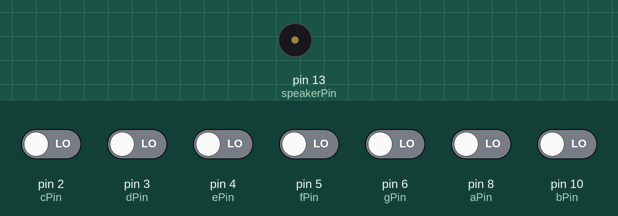
Simulated run of this sketch. Board: Arduino Uno, built with avr-gcc and run on an emulated ATmega328P. On the bench: buzzer (waves = sounding). The inputs (shaded band) are chosen by the test bench; at power-on: pin 2 (cPin), pin 3 (dPin), pin 4 (ePin), pin 5 (fPin), pin 6 (gPin), pin 8 (aPin), pin 10 (bPin) LOW.

Above: at 1.2 s.
1.3 s: pin 2 (cPin) driven HIGH
At 1.7 s:
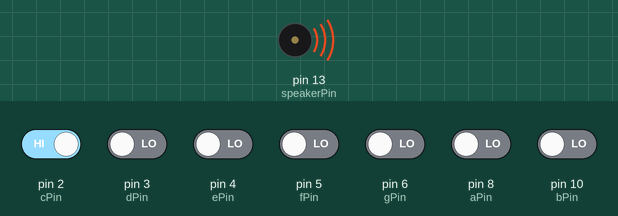
Timing chart, 0 to 4.3 s (numbered marks = the images above; inputs shaded):
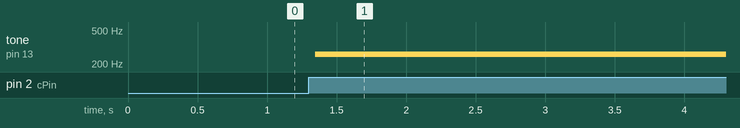

The sketch:

CMajorScale.ino
```cpp
int cPin = 2;
int dPin = 3;
int ePin = 4;
int fPin = 5;
int gPin = 6;
int aPin = 8;
int bPin = 10;
int speakerPin = 13;


void setup( ) {
  pinMode(cPin, INPUT);
  pinMode(dPin, INPUT);
  pinMode(ePin, INPUT);
  pinMode(fPin, INPUT);
  pinMode(gPin, INPUT);
  pinMode(aPin, INPUT);
  pinMode(bPin, INPUT);
  pinMode(speakerPin, OUTPUT);
}

void loop( ) {
  int state = digitalRead(cPin);
  if (state == HIGH) {
    playNote( 'c', 100 );
  }

  state = digitalRead(dPin);
  if (state == HIGH) {
    playNote( 'd', 100 );
  }

  state = digitalRead(ePin);
  if (state == HIGH) {
    playNote( 'e', 100 );
  }

  state = digitalRead(fPin);
  if (state == HIGH) {
    playNote( 'f', 100 );
  }

  state = digitalRead(gPin);
  if (state == HIGH) {
    playNote( 'g', 100 );
  }

  state = digitalRead(aPin);
  if (state == HIGH) {
    playNote( 'a', 100 );
  }

  state = digitalRead(bPin);
  if (state == HIGH) {
    playNote( 'b', 100 );
  }

}

void playTone(int tone, int duration) {
  for (long i = 0; i < duration * 1000L; i += tone * 2) {
    digitalWrite(speakerPin, HIGH);
    delayMicroseconds(tone);
    digitalWrite(speakerPin, LOW);
    delayMicroseconds(tone);
  }
}

void playNote(char note, int duration) {
  char names[] = { 'c', 'd', 'e', 'f', 'g', 'a', 'b', 'C' };
  int tones[] = { 1915, 1700, 1519, 1432, 1275, 1136, 1014, 956 };

  // toque o tom correspondente ao nome da nota
  for (int i = 0; i < 8; i++) {
    if (names[i] == note) {
      playTone(tones[i], duration);
    }
  }
}
```

Measured:
- after the input at 1.3 s, tone on pin 13 (speakerPin): silent → 261 Hz after 0.05 s
